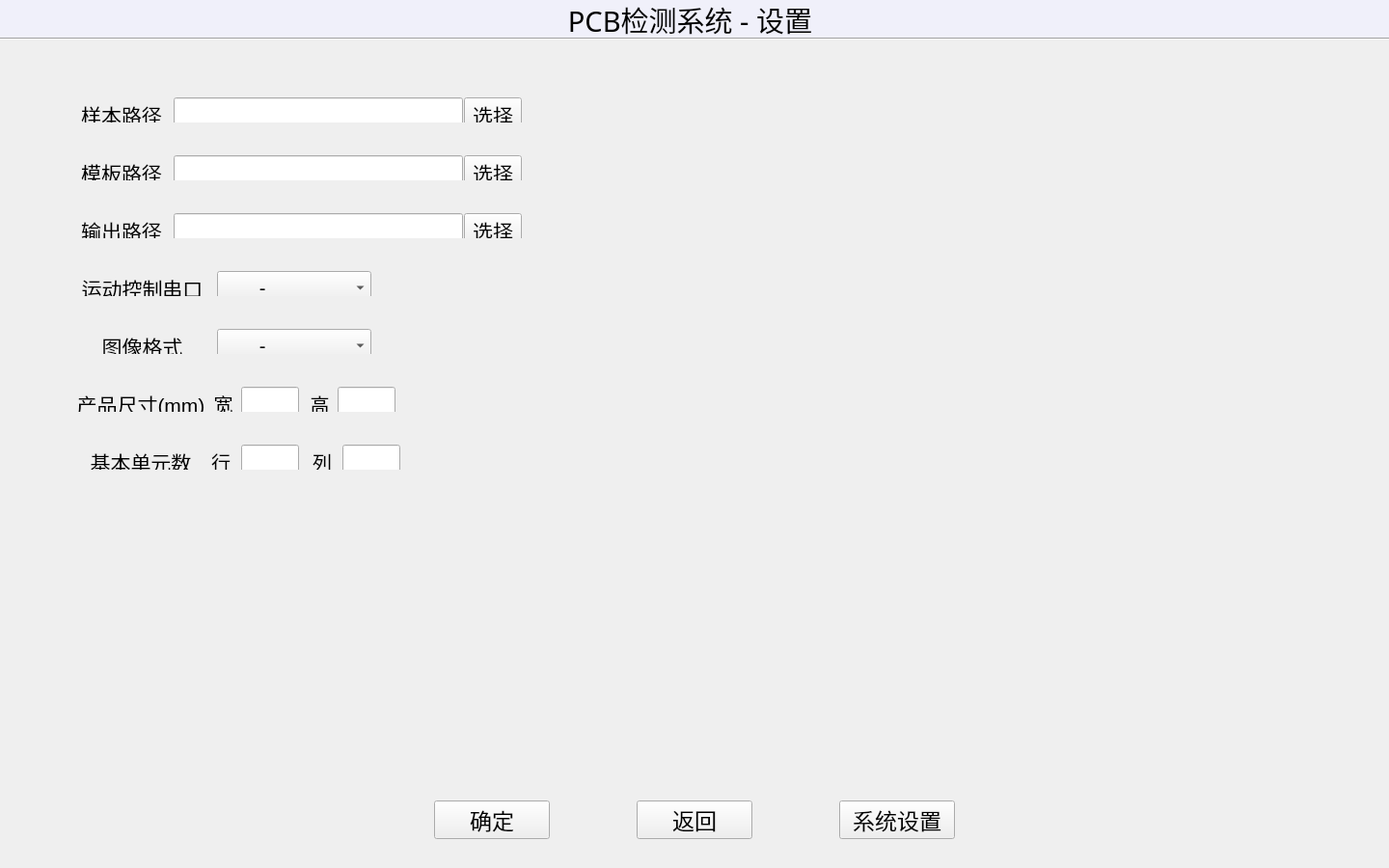
<?xml version="1.0" encoding="UTF-8"?>
<ui version="4.0">
 <class>SettingUI</class>
 <widget class="QWidget" name="SettingUI">
  <property name="geometry">
   <rect>
    <x>0</x>
    <y>0</y>
    <width>1440</width>
    <height>900</height>
   </rect>
  </property>
  <property name="sizePolicy">
   <sizepolicy hsizetype="Fixed" vsizetype="Fixed">
    <horstretch>0</horstretch>
    <verstretch>0</verstretch>
   </sizepolicy>
  </property>
  <property name="windowTitle">
   <string>SettingUI</string>
  </property>
  <widget class="QLabel" name="label_title">
   <property name="geometry">
    <rect>
     <x>580</x>
     <y>0</y>
     <width>271</width>
     <height>41</height>
    </rect>
   </property>
   <property name="sizePolicy">
    <sizepolicy hsizetype="Fixed" vsizetype="Fixed">
     <horstretch>0</horstretch>
     <verstretch>0</verstretch>
    </sizepolicy>
   </property>
   <property name="minimumSize">
    <size>
     <width>60</width>
     <height>30</height>
    </size>
   </property>
   <property name="font">
    <font>
     <family>SimSun-ExtB</family>
     <pointsize>22</pointsize>
     <weight>12</weight>
     <italic>false</italic>
     <bold>false</bold>
    </font>
   </property>
   <property name="styleSheet">
    <string notr="true">font: 100 22pt &quot;SimSun-ExtB&quot;;</string>
   </property>
   <property name="text">
    <string>PCB检测系统 - 设置</string>
   </property>
   <property name="alignment">
    <set>Qt::AlignCenter</set>
   </property>
  </widget>
  <widget class="QLabel" name="label_3">
   <property name="geometry">
    <rect>
     <x>0</x>
     <y>-1</y>
     <width>1441</width>
     <height>41</height>
    </rect>
   </property>
   <property name="styleSheet">
    <string notr="true">background-color: rgb(240, 240, 250);</string>
   </property>
   <property name="text">
    <string/>
   </property>
  </widget>
  <widget class="Line" name="line">
   <property name="geometry">
    <rect>
     <x>0</x>
     <y>30</y>
     <width>1441</width>
     <height>20</height>
    </rect>
   </property>
   <property name="orientation">
    <enum>Qt::Horizontal</enum>
   </property>
  </widget>
  <widget class="QPushButton" name="pushButton_return">
   <property name="geometry">
    <rect>
     <x>660</x>
     <y>830</y>
     <width>120</width>
     <height>40</height>
    </rect>
   </property>
   <property name="sizePolicy">
    <sizepolicy hsizetype="Fixed" vsizetype="Fixed">
     <horstretch>0</horstretch>
     <verstretch>0</verstretch>
    </sizepolicy>
   </property>
   <property name="font">
    <font>
     <pointsize>17</pointsize>
    </font>
   </property>
   <property name="text">
    <string>返回</string>
   </property>
  </widget>
  <widget class="QPushButton" name="pushButton_confirm">
   <property name="geometry">
    <rect>
     <x>450</x>
     <y>830</y>
     <width>120</width>
     <height>40</height>
    </rect>
   </property>
   <property name="sizePolicy">
    <sizepolicy hsizetype="Fixed" vsizetype="Fixed">
     <horstretch>0</horstretch>
     <verstretch>0</verstretch>
    </sizepolicy>
   </property>
   <property name="font">
    <font>
     <pointsize>17</pointsize>
    </font>
   </property>
   <property name="text">
    <string>确定</string>
   </property>
  </widget>
  <widget class="QWidget" name="layoutWidget">
   <property name="geometry">
    <rect>
     <x>70</x>
     <y>90</y>
     <width>482</width>
     <height>37</height>
    </rect>
   </property>
   <layout class="QHBoxLayout" name="horizontalLayout">
    <item>
     <widget class="QLabel" name="label_path_L">
      <property name="sizePolicy">
       <sizepolicy hsizetype="Fixed" vsizetype="Fixed">
        <horstretch>0</horstretch>
        <verstretch>0</verstretch>
       </sizepolicy>
      </property>
      <property name="minimumSize">
       <size>
        <width>90</width>
        <height>35</height>
       </size>
      </property>
      <property name="maximumSize">
       <size>
        <width>90</width>
        <height>35</height>
       </size>
      </property>
      <property name="font">
       <font>
        <pointsize>16</pointsize>
       </font>
      </property>
      <property name="text">
       <string>样本路径</string>
      </property>
      <property name="alignment">
       <set>Qt::AlignCenter</set>
      </property>
     </widget>
    </item>
    <item>
     <spacer name="horizontalSpacer">
      <property name="orientation">
       <enum>Qt::Horizontal</enum>
      </property>
      <property name="sizeType">
       <enum>QSizePolicy::Fixed</enum>
      </property>
      <property name="sizeHint" stdset="0">
       <size>
        <width>3</width>
        <height>20</height>
       </size>
      </property>
     </spacer>
    </item>
    <item>
     <widget class="QLineEdit" name="lineEdit_SampleDirPath">
      <property name="sizePolicy">
       <sizepolicy hsizetype="Fixed" vsizetype="Fixed">
        <horstretch>0</horstretch>
        <verstretch>0</verstretch>
       </sizepolicy>
      </property>
      <property name="minimumSize">
       <size>
        <width>300</width>
        <height>35</height>
       </size>
      </property>
      <property name="maximumSize">
       <size>
        <width>160</width>
        <height>35</height>
       </size>
      </property>
      <property name="font">
       <font>
        <pointsize>16</pointsize>
       </font>
      </property>
      <property name="alignment">
       <set>Qt::AlignCenter</set>
      </property>
     </widget>
    </item>
    <item>
     <spacer name="horizontalSpacer_15">
      <property name="orientation">
       <enum>Qt::Horizontal</enum>
      </property>
      <property name="sizeType">
       <enum>QSizePolicy::Fixed</enum>
      </property>
      <property name="sizeHint" stdset="0">
       <size>
        <width>3</width>
        <height>20</height>
       </size>
      </property>
     </spacer>
    </item>
    <item>
     <widget class="QPushButton" name="pushButton_SampleDirPath">
      <property name="sizePolicy">
       <sizepolicy hsizetype="Fixed" vsizetype="Fixed">
        <horstretch>0</horstretch>
        <verstretch>0</verstretch>
       </sizepolicy>
      </property>
      <property name="minimumSize">
       <size>
        <width>60</width>
        <height>35</height>
       </size>
      </property>
      <property name="maximumSize">
       <size>
        <width>60</width>
        <height>35</height>
       </size>
      </property>
      <property name="font">
       <font>
        <pointsize>16</pointsize>
       </font>
      </property>
      <property name="text">
       <string>选择</string>
      </property>
     </widget>
    </item>
   </layout>
  </widget>
  <widget class="QWidget" name="layoutWidget_2">
   <property name="geometry">
    <rect>
     <x>70</x>
     <y>150</y>
     <width>482</width>
     <height>37</height>
    </rect>
   </property>
   <layout class="QHBoxLayout" name="horizontalLayout_2">
    <item>
     <widget class="QLabel" name="label_path_L_2">
      <property name="sizePolicy">
       <sizepolicy hsizetype="Fixed" vsizetype="Fixed">
        <horstretch>0</horstretch>
        <verstretch>0</verstretch>
       </sizepolicy>
      </property>
      <property name="minimumSize">
       <size>
        <width>90</width>
        <height>35</height>
       </size>
      </property>
      <property name="maximumSize">
       <size>
        <width>90</width>
        <height>35</height>
       </size>
      </property>
      <property name="font">
       <font>
        <pointsize>16</pointsize>
       </font>
      </property>
      <property name="text">
       <string>模板路径</string>
      </property>
      <property name="alignment">
       <set>Qt::AlignCenter</set>
      </property>
     </widget>
    </item>
    <item>
     <spacer name="horizontalSpacer_2">
      <property name="orientation">
       <enum>Qt::Horizontal</enum>
      </property>
      <property name="sizeType">
       <enum>QSizePolicy::Fixed</enum>
      </property>
      <property name="sizeHint" stdset="0">
       <size>
        <width>3</width>
        <height>20</height>
       </size>
      </property>
     </spacer>
    </item>
    <item>
     <widget class="QLineEdit" name="lineEdit_TemplDirPath">
      <property name="sizePolicy">
       <sizepolicy hsizetype="Fixed" vsizetype="Fixed">
        <horstretch>0</horstretch>
        <verstretch>0</verstretch>
       </sizepolicy>
      </property>
      <property name="minimumSize">
       <size>
        <width>300</width>
        <height>35</height>
       </size>
      </property>
      <property name="maximumSize">
       <size>
        <width>160</width>
        <height>35</height>
       </size>
      </property>
      <property name="font">
       <font>
        <pointsize>16</pointsize>
       </font>
      </property>
      <property name="alignment">
       <set>Qt::AlignCenter</set>
      </property>
     </widget>
    </item>
    <item>
     <spacer name="horizontalSpacer_16">
      <property name="orientation">
       <enum>Qt::Horizontal</enum>
      </property>
      <property name="sizeType">
       <enum>QSizePolicy::Fixed</enum>
      </property>
      <property name="sizeHint" stdset="0">
       <size>
        <width>3</width>
        <height>20</height>
       </size>
      </property>
     </spacer>
    </item>
    <item>
     <widget class="QPushButton" name="pushButton_TemplDirPath">
      <property name="sizePolicy">
       <sizepolicy hsizetype="Fixed" vsizetype="Fixed">
        <horstretch>0</horstretch>
        <verstretch>0</verstretch>
       </sizepolicy>
      </property>
      <property name="minimumSize">
       <size>
        <width>60</width>
        <height>35</height>
       </size>
      </property>
      <property name="maximumSize">
       <size>
        <width>60</width>
        <height>35</height>
       </size>
      </property>
      <property name="font">
       <font>
        <pointsize>16</pointsize>
       </font>
      </property>
      <property name="text">
       <string>选择</string>
      </property>
     </widget>
    </item>
   </layout>
  </widget>
  <widget class="QWidget" name="layoutWidget_3">
   <property name="geometry">
    <rect>
     <x>70</x>
     <y>210</y>
     <width>482</width>
     <height>37</height>
    </rect>
   </property>
   <layout class="QHBoxLayout" name="horizontalLayout_3">
    <item>
     <widget class="QLabel" name="label_path_L_3">
      <property name="sizePolicy">
       <sizepolicy hsizetype="Fixed" vsizetype="Fixed">
        <horstretch>0</horstretch>
        <verstretch>0</verstretch>
       </sizepolicy>
      </property>
      <property name="minimumSize">
       <size>
        <width>90</width>
        <height>35</height>
       </size>
      </property>
      <property name="maximumSize">
       <size>
        <width>90</width>
        <height>35</height>
       </size>
      </property>
      <property name="font">
       <font>
        <pointsize>16</pointsize>
       </font>
      </property>
      <property name="text">
       <string>输出路径</string>
      </property>
      <property name="alignment">
       <set>Qt::AlignCenter</set>
      </property>
     </widget>
    </item>
    <item>
     <spacer name="horizontalSpacer_3">
      <property name="orientation">
       <enum>Qt::Horizontal</enum>
      </property>
      <property name="sizeType">
       <enum>QSizePolicy::Fixed</enum>
      </property>
      <property name="sizeHint" stdset="0">
       <size>
        <width>3</width>
        <height>20</height>
       </size>
      </property>
     </spacer>
    </item>
    <item>
     <widget class="QLineEdit" name="lineEdit_OutputDirPath">
      <property name="sizePolicy">
       <sizepolicy hsizetype="Fixed" vsizetype="Fixed">
        <horstretch>0</horstretch>
        <verstretch>0</verstretch>
       </sizepolicy>
      </property>
      <property name="minimumSize">
       <size>
        <width>300</width>
        <height>35</height>
       </size>
      </property>
      <property name="maximumSize">
       <size>
        <width>160</width>
        <height>35</height>
       </size>
      </property>
      <property name="font">
       <font>
        <pointsize>16</pointsize>
       </font>
      </property>
      <property name="alignment">
       <set>Qt::AlignCenter</set>
      </property>
     </widget>
    </item>
    <item>
     <spacer name="horizontalSpacer_17">
      <property name="orientation">
       <enum>Qt::Horizontal</enum>
      </property>
      <property name="sizeType">
       <enum>QSizePolicy::Fixed</enum>
      </property>
      <property name="sizeHint" stdset="0">
       <size>
        <width>3</width>
        <height>20</height>
       </size>
      </property>
     </spacer>
    </item>
    <item>
     <widget class="QPushButton" name="pushButton_OutputDirPath">
      <property name="sizePolicy">
       <sizepolicy hsizetype="Fixed" vsizetype="Fixed">
        <horstretch>0</horstretch>
        <verstretch>0</verstretch>
       </sizepolicy>
      </property>
      <property name="minimumSize">
       <size>
        <width>60</width>
        <height>35</height>
       </size>
      </property>
      <property name="maximumSize">
       <size>
        <width>60</width>
        <height>35</height>
       </size>
      </property>
      <property name="font">
       <font>
        <pointsize>16</pointsize>
       </font>
      </property>
      <property name="text">
       <string>选择</string>
      </property>
     </widget>
    </item>
   </layout>
  </widget>
  <widget class="QWidget" name="layoutWidget_6">
   <property name="geometry">
    <rect>
     <x>70</x>
     <y>450</y>
     <width>356</width>
     <height>37</height>
    </rect>
   </property>
   <layout class="QHBoxLayout" name="horizontalLayout_6">
    <item>
     <widget class="QLabel" name="label_roiHeight_L_3">
      <property name="sizePolicy">
       <sizepolicy hsizetype="Fixed" vsizetype="Fixed">
        <horstretch>0</horstretch>
        <verstretch>0</verstretch>
       </sizepolicy>
      </property>
      <property name="minimumSize">
       <size>
        <width>130</width>
        <height>35</height>
       </size>
      </property>
      <property name="maximumSize">
       <size>
        <width>130</width>
        <height>35</height>
       </size>
      </property>
      <property name="font">
       <font>
        <pointsize>16</pointsize>
       </font>
      </property>
      <property name="text">
       <string>基本单元数</string>
      </property>
      <property name="alignment">
       <set>Qt::AlignCenter</set>
      </property>
     </widget>
    </item>
    <item>
     <spacer name="horizontalSpacer_6">
      <property name="orientation">
       <enum>Qt::Horizontal</enum>
      </property>
      <property name="sizeType">
       <enum>QSizePolicy::Fixed</enum>
      </property>
      <property name="sizeHint" stdset="0">
       <size>
        <width>5</width>
        <height>20</height>
       </size>
      </property>
     </spacer>
    </item>
    <item>
     <widget class="QLabel" name="label_roiHeight_L_7">
      <property name="sizePolicy">
       <sizepolicy hsizetype="Fixed" vsizetype="Fixed">
        <horstretch>0</horstretch>
        <verstretch>0</verstretch>
       </sizepolicy>
      </property>
      <property name="minimumSize">
       <size>
        <width>30</width>
        <height>35</height>
       </size>
      </property>
      <property name="maximumSize">
       <size>
        <width>30</width>
        <height>35</height>
       </size>
      </property>
      <property name="font">
       <font>
        <pointsize>15</pointsize>
       </font>
      </property>
      <property name="text">
       <string>行</string>
      </property>
      <property name="alignment">
       <set>Qt::AlignCenter</set>
      </property>
     </widget>
    </item>
    <item>
     <widget class="QLineEdit" name="lineEdit_nBasicUnitInRow">
      <property name="sizePolicy">
       <sizepolicy hsizetype="Fixed" vsizetype="Fixed">
        <horstretch>0</horstretch>
        <verstretch>0</verstretch>
       </sizepolicy>
      </property>
      <property name="minimumSize">
       <size>
        <width>60</width>
        <height>35</height>
       </size>
      </property>
      <property name="maximumSize">
       <size>
        <width>60</width>
        <height>35</height>
       </size>
      </property>
      <property name="font">
       <font>
        <pointsize>16</pointsize>
       </font>
      </property>
      <property name="alignment">
       <set>Qt::AlignCenter</set>
      </property>
     </widget>
    </item>
    <item>
     <spacer name="horizontalSpacer_7">
      <property name="orientation">
       <enum>Qt::Horizontal</enum>
      </property>
      <property name="sizeType">
       <enum>QSizePolicy::Fixed</enum>
      </property>
      <property name="sizeHint" stdset="0">
       <size>
        <width>3</width>
        <height>20</height>
       </size>
      </property>
     </spacer>
    </item>
    <item>
     <widget class="QLabel" name="label_roiHeight_L_8">
      <property name="sizePolicy">
       <sizepolicy hsizetype="Fixed" vsizetype="Fixed">
        <horstretch>0</horstretch>
        <verstretch>0</verstretch>
       </sizepolicy>
      </property>
      <property name="minimumSize">
       <size>
        <width>30</width>
        <height>35</height>
       </size>
      </property>
      <property name="maximumSize">
       <size>
        <width>30</width>
        <height>35</height>
       </size>
      </property>
      <property name="font">
       <font>
        <pointsize>15</pointsize>
       </font>
      </property>
      <property name="text">
       <string>列</string>
      </property>
      <property name="alignment">
       <set>Qt::AlignCenter</set>
      </property>
     </widget>
    </item>
    <item>
     <widget class="QLineEdit" name="lineEdit_nBasicUnitInCol">
      <property name="sizePolicy">
       <sizepolicy hsizetype="Fixed" vsizetype="Fixed">
        <horstretch>0</horstretch>
        <verstretch>0</verstretch>
       </sizepolicy>
      </property>
      <property name="minimumSize">
       <size>
        <width>60</width>
        <height>35</height>
       </size>
      </property>
      <property name="maximumSize">
       <size>
        <width>60</width>
        <height>35</height>
       </size>
      </property>
      <property name="font">
       <font>
        <pointsize>16</pointsize>
       </font>
      </property>
      <property name="alignment">
       <set>Qt::AlignCenter</set>
      </property>
     </widget>
    </item>
   </layout>
  </widget>
  <widget class="QWidget" name="layoutWidget_7">
   <property name="geometry">
    <rect>
     <x>70</x>
     <y>330</y>
     <width>331</width>
     <height>37</height>
    </rect>
   </property>
   <layout class="QHBoxLayout" name="horizontalLayout_7">
    <item>
     <widget class="QLabel" name="label_roiHeight_L_4">
      <property name="sizePolicy">
       <sizepolicy hsizetype="Fixed" vsizetype="Fixed">
        <horstretch>0</horstretch>
        <verstretch>0</verstretch>
       </sizepolicy>
      </property>
      <property name="minimumSize">
       <size>
        <width>125</width>
        <height>35</height>
       </size>
      </property>
      <property name="maximumSize">
       <size>
        <width>125</width>
        <height>35</height>
       </size>
      </property>
      <property name="font">
       <font>
        <pointsize>16</pointsize>
       </font>
      </property>
      <property name="text">
       <string>图像格式</string>
      </property>
      <property name="alignment">
       <set>Qt::AlignCenter</set>
      </property>
     </widget>
    </item>
    <item>
     <spacer name="horizontalSpacer_8">
      <property name="orientation">
       <enum>Qt::Horizontal</enum>
      </property>
      <property name="sizeType">
       <enum>QSizePolicy::Fixed</enum>
      </property>
      <property name="sizeHint" stdset="0">
       <size>
        <width>5</width>
        <height>20</height>
       </size>
      </property>
     </spacer>
    </item>
    <item>
     <widget class="QComboBox" name="comboBox_ImageFormat">
      <property name="sizePolicy">
       <sizepolicy hsizetype="Fixed" vsizetype="Fixed">
        <horstretch>0</horstretch>
        <verstretch>0</verstretch>
       </sizepolicy>
      </property>
      <property name="minimumSize">
       <size>
        <width>160</width>
        <height>35</height>
       </size>
      </property>
      <property name="maximumSize">
       <size>
        <width>160</width>
        <height>35</height>
       </size>
      </property>
      <property name="font">
       <font>
        <pointsize>15</pointsize>
       </font>
      </property>
      <property name="layoutDirection">
       <enum>Qt::LeftToRight</enum>
      </property>
      <item>
       <property name="text">
        <string>       -</string>
       </property>
      </item>
      <item>
       <property name="text">
        <string>     *.bmp</string>
       </property>
      </item>
      <item>
       <property name="text">
        <string>     *.jpg</string>
       </property>
      </item>
      <item>
       <property name="text">
        <string>     *.png</string>
       </property>
      </item>
      <item>
       <property name="text">
        <string>     *.tif</string>
       </property>
      </item>
     </widget>
    </item>
   </layout>
  </widget>
  <widget class="QPushButton" name="pushButton_admin">
   <property name="geometry">
    <rect>
     <x>870</x>
     <y>830</y>
     <width>120</width>
     <height>40</height>
    </rect>
   </property>
   <property name="sizePolicy">
    <sizepolicy hsizetype="Fixed" vsizetype="Fixed">
     <horstretch>0</horstretch>
     <verstretch>0</verstretch>
    </sizepolicy>
   </property>
   <property name="font">
    <font>
     <pointsize>17</pointsize>
    </font>
   </property>
   <property name="text">
    <string>系统设置</string>
   </property>
  </widget>
  <widget class="QWidget" name="layoutWidget_8">
   <property name="geometry">
    <rect>
     <x>70</x>
     <y>390</y>
     <width>351</width>
     <height>37</height>
    </rect>
   </property>
   <layout class="QHBoxLayout" name="horizontalLayout_8">
    <item>
     <widget class="QLabel" name="label_roiHeight_L_5">
      <property name="sizePolicy">
       <sizepolicy hsizetype="Fixed" vsizetype="Fixed">
        <horstretch>0</horstretch>
        <verstretch>0</verstretch>
       </sizepolicy>
      </property>
      <property name="minimumSize">
       <size>
        <width>130</width>
        <height>35</height>
       </size>
      </property>
      <property name="maximumSize">
       <size>
        <width>130</width>
        <height>35</height>
       </size>
      </property>
      <property name="font">
       <font>
        <pointsize>16</pointsize>
       </font>
      </property>
      <property name="text">
       <string>产品尺寸(mm)</string>
      </property>
      <property name="alignment">
       <set>Qt::AlignCenter</set>
      </property>
     </widget>
    </item>
    <item>
     <spacer name="horizontalSpacer_9">
      <property name="orientation">
       <enum>Qt::Horizontal</enum>
      </property>
      <property name="sizeType">
       <enum>QSizePolicy::Fixed</enum>
      </property>
      <property name="sizeHint" stdset="0">
       <size>
        <width>5</width>
        <height>20</height>
       </size>
      </property>
     </spacer>
    </item>
    <item>
     <widget class="QLabel" name="label_roiHeight_L_9">
      <property name="sizePolicy">
       <sizepolicy hsizetype="Fixed" vsizetype="Fixed">
        <horstretch>0</horstretch>
        <verstretch>0</verstretch>
       </sizepolicy>
      </property>
      <property name="minimumSize">
       <size>
        <width>25</width>
        <height>35</height>
       </size>
      </property>
      <property name="maximumSize">
       <size>
        <width>25</width>
        <height>35</height>
       </size>
      </property>
      <property name="font">
       <font>
        <pointsize>15</pointsize>
       </font>
      </property>
      <property name="text">
       <string>宽</string>
      </property>
      <property name="alignment">
       <set>Qt::AlignCenter</set>
      </property>
     </widget>
    </item>
    <item>
     <widget class="QLineEdit" name="lineEdit_ActualProductSize_W">
      <property name="sizePolicy">
       <sizepolicy hsizetype="Fixed" vsizetype="Fixed">
        <horstretch>0</horstretch>
        <verstretch>0</verstretch>
       </sizepolicy>
      </property>
      <property name="minimumSize">
       <size>
        <width>60</width>
        <height>35</height>
       </size>
      </property>
      <property name="maximumSize">
       <size>
        <width>60</width>
        <height>35</height>
       </size>
      </property>
      <property name="font">
       <font>
        <pointsize>16</pointsize>
       </font>
      </property>
      <property name="alignment">
       <set>Qt::AlignCenter</set>
      </property>
     </widget>
    </item>
    <item>
     <spacer name="horizontalSpacer_10">
      <property name="orientation">
       <enum>Qt::Horizontal</enum>
      </property>
      <property name="sizeType">
       <enum>QSizePolicy::Fixed</enum>
      </property>
      <property name="sizeHint" stdset="0">
       <size>
        <width>3</width>
        <height>20</height>
       </size>
      </property>
     </spacer>
    </item>
    <item>
     <widget class="QLabel" name="label_roiHeight_L_10">
      <property name="sizePolicy">
       <sizepolicy hsizetype="Fixed" vsizetype="Fixed">
        <horstretch>0</horstretch>
        <verstretch>0</verstretch>
       </sizepolicy>
      </property>
      <property name="minimumSize">
       <size>
        <width>25</width>
        <height>35</height>
       </size>
      </property>
      <property name="maximumSize">
       <size>
        <width>25</width>
        <height>35</height>
       </size>
      </property>
      <property name="font">
       <font>
        <pointsize>15</pointsize>
       </font>
      </property>
      <property name="text">
       <string>高</string>
      </property>
      <property name="alignment">
       <set>Qt::AlignCenter</set>
      </property>
     </widget>
    </item>
    <item>
     <widget class="QLineEdit" name="lineEdit_ActualProductSize_H">
      <property name="sizePolicy">
       <sizepolicy hsizetype="Fixed" vsizetype="Fixed">
        <horstretch>0</horstretch>
        <verstretch>0</verstretch>
       </sizepolicy>
      </property>
      <property name="minimumSize">
       <size>
        <width>60</width>
        <height>35</height>
       </size>
      </property>
      <property name="maximumSize">
       <size>
        <width>60</width>
        <height>35</height>
       </size>
      </property>
      <property name="font">
       <font>
        <pointsize>16</pointsize>
       </font>
      </property>
      <property name="alignment">
       <set>Qt::AlignCenter</set>
      </property>
     </widget>
    </item>
   </layout>
  </widget>
  <widget class="QWidget" name="layoutWidget_9">
   <property name="geometry">
    <rect>
     <x>70</x>
     <y>270</y>
     <width>331</width>
     <height>37</height>
    </rect>
   </property>
   <layout class="QHBoxLayout" name="horizontalLayout_9">
    <item>
     <widget class="QLabel" name="label_roiHeight_L_6">
      <property name="sizePolicy">
       <sizepolicy hsizetype="Fixed" vsizetype="Fixed">
        <horstretch>0</horstretch>
        <verstretch>0</verstretch>
       </sizepolicy>
      </property>
      <property name="minimumSize">
       <size>
        <width>125</width>
        <height>35</height>
       </size>
      </property>
      <property name="maximumSize">
       <size>
        <width>125</width>
        <height>35</height>
       </size>
      </property>
      <property name="font">
       <font>
        <pointsize>16</pointsize>
       </font>
      </property>
      <property name="text">
       <string>运动控制串口</string>
      </property>
      <property name="alignment">
       <set>Qt::AlignCenter</set>
      </property>
     </widget>
    </item>
    <item>
     <spacer name="horizontalSpacer_11">
      <property name="orientation">
       <enum>Qt::Horizontal</enum>
      </property>
      <property name="sizeType">
       <enum>QSizePolicy::Fixed</enum>
      </property>
      <property name="sizeHint" stdset="0">
       <size>
        <width>5</width>
        <height>20</height>
       </size>
      </property>
     </spacer>
    </item>
    <item>
     <widget class="QComboBox" name="comboBox_clusterComPort">
      <property name="sizePolicy">
       <sizepolicy hsizetype="Fixed" vsizetype="Fixed">
        <horstretch>0</horstretch>
        <verstretch>0</verstretch>
       </sizepolicy>
      </property>
      <property name="minimumSize">
       <size>
        <width>160</width>
        <height>35</height>
       </size>
      </property>
      <property name="maximumSize">
       <size>
        <width>160</width>
        <height>35</height>
       </size>
      </property>
      <property name="font">
       <font>
        <pointsize>15</pointsize>
       </font>
      </property>
      <property name="layoutDirection">
       <enum>Qt::LeftToRight</enum>
      </property>
      <item>
       <property name="text">
        <string>       -</string>
       </property>
      </item>
      <item>
       <property name="text">
        <string>      COM1</string>
       </property>
      </item>
      <item>
       <property name="text">
        <string>      COM2</string>
       </property>
      </item>
      <item>
       <property name="text">
        <string>      COM3</string>
       </property>
      </item>
      <item>
       <property name="text">
        <string>      COM4</string>
       </property>
      </item>
      <item>
       <property name="text">
        <string>      COM5</string>
       </property>
      </item>
      <item>
       <property name="text">
        <string>      COM6</string>
       </property>
      </item>
      <item>
       <property name="text">
        <string>      COM7</string>
       </property>
      </item>
      <item>
       <property name="text">
        <string>      COM8</string>
       </property>
      </item>
      <item>
       <property name="text">
        <string>      COM9</string>
       </property>
      </item>
     </widget>
    </item>
   </layout>
  </widget>
  <zorder>label_3</zorder>
  <zorder>label_title</zorder>
  <zorder>line</zorder>
  <zorder>pushButton_return</zorder>
  <zorder>pushButton_confirm</zorder>
  <zorder>layoutWidget</zorder>
  <zorder>layoutWidget_2</zorder>
  <zorder>layoutWidget_3</zorder>
  <zorder>layoutWidget_6</zorder>
  <zorder>layoutWidget_7</zorder>
  <zorder>pushButton_admin</zorder>
  <zorder>layoutWidget_8</zorder>
  <zorder>layoutWidget_9</zorder>
 </widget>
 <layoutdefault spacing="6" margin="11"/>
 <resources/>
 <connections/>
</ui>
